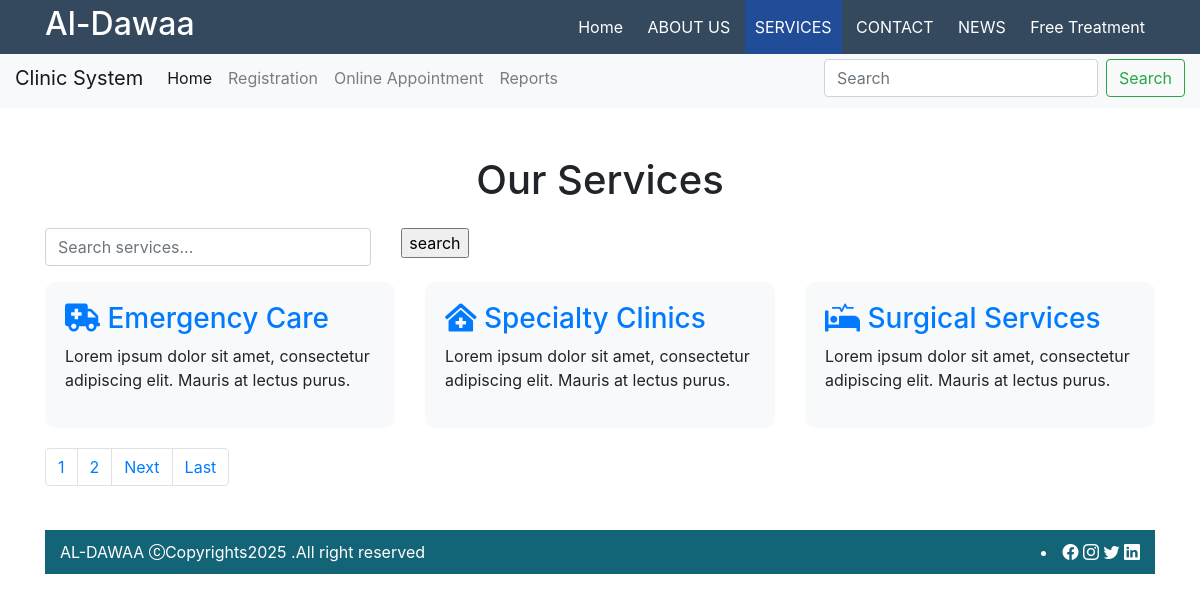
/services, run on the app's committed database.
### services/models.py (models this page shows)
class service(models.Model):
    service_icon=models.CharField(max_length=50)
    service_title=models.CharField(max_length=50)
    service_des=HTMLField()

### al_dawaa/views.py (the view)
# urls.py: path('services', views.services),
def services(request):
                    serviceData=service.objects.all()
                    paginator=Paginator(serviceData,3)
                    page_number = request.GET.get('page')
                    serviceDataFinal = paginator.get_page(page_number)
                    totalPages=serviceDataFinal.paginator.num_pages
                    if request.method == "GET":
                        st=request.GET.get('servicename')
                        if st != None:
                            serviceData=service.objects.filter(service_title__icontains=st)
                    data={
                        'title':'Al-Dawaa',
                        'serviceData':serviceDataFinal,
                        'lastpage':totalPages,
                        'totalpageList':[n+1 for n in range(totalPages)],
                    }
                    return render(request,"services.html",data)

### templates/services.html (shortened to what this page needs)
{% extends "base.html" %} {% block content %}
<!DOCTYPE html>
<html lang="en">
  <head>
    <link
      rel="stylesheet"
      href="https://stackpath.bootstrapcdn.com/bootstrap/4.5.2/css/bootstrap.min.css"
    />
    <link
      rel="stylesheet"
      href="https://cdnjs.cloudflare.com/ajax/libs/font-awesome/5.15.4/css/all.min.css"
    />
  </head>
  <body>
    <div class="container">
      <h1 class="text-center mt-5 mb-4">Our Services</h1>
      <div class="row">
        <div class="col-md-5 mb-3">
          <form method="get" >
            <div class="row">
            <div class="col-md-9">
          <input
            type="text"
            name="servicename"
            id="searchInput"
            class="form-control"
            placeholder="Search services..."
            value=""
          /></div>
         <div class="col-md-3"> <input type="submit" value="search"/></div></div>
          </form>
        </div></div>
        <div class="row">
        {% for n in serviceData %}
        <div class="col-md-4">
          <div class="service-card">
            <h3 class="text-primary">
              <i class="{{n.service_icon}}"></i> {{n.service_title}}
            </h3>
            <p>{{n.service_des|safe }}</p>
          </div>
        </div>
        {% empty %}
        No Services or Data Found
        {% endfor %}
      </div>
      <nav aria-label="...">
        <ul class="pagination">
          {% for n in totalpageList %}
          <li class="page-item"><a class="page-link" href="/services?page={{n}}">{{n}}</a></li>
        {% endfor %}
          {% if serviceData.has_next %}
          <li class="page-item">
            <a class="page-link" href="/services?page={{serviceData.next_page_number}}">Next</a>
          </li>
          <li class="page-item">
            <a class="page-link" href="/services?page={{lastpage}}">Last</a>
          </li>
          {% endif %}
        </ul>
      </nav>
  </body>
</html>
{% endblock %}

### templates/services.html (style rules this page uses)
.service-card { background-color: #f8f9fa; border-radius: 10px; padding: 20px; margin-bottom: 20px; }

### data on the page
service: service_title "Emergency Care", service_des "Lorem ipsum dolor sit amet, consectetur adipiscing elit. Mauris at lectus purus."
service: service_title "Specialty Clinics", service_des "Lorem ipsum dolor sit amet, consectetur adipiscing elit. Mauris at lectus purus."
service: service_title "Surgical Services", service_des "Lorem ipsum dolor sit amet, consectetur adipiscing elit. Mauris at lectus purus."

### other printed values
{{ title }} "Al-Dawaa"
{{ n }} "1" "2"
